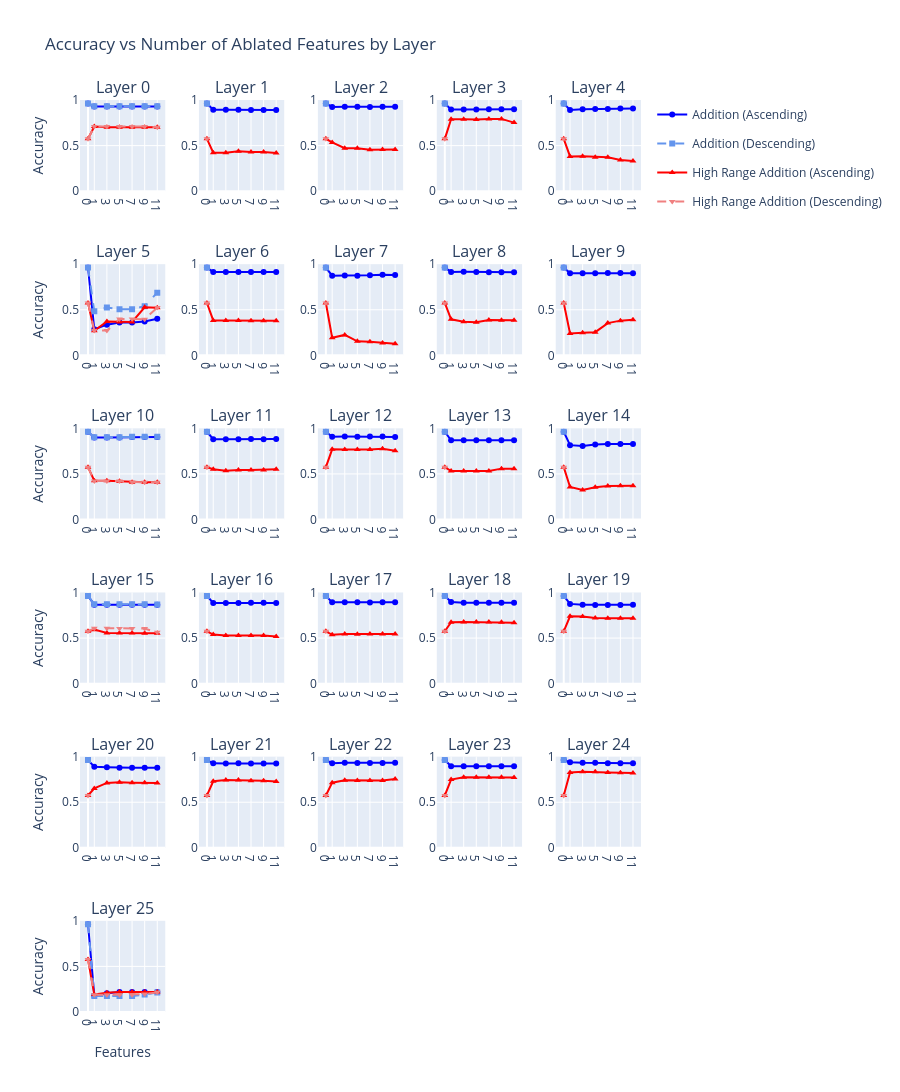

Notebook cell for this chart:
### Code cell
# TODO: DEBUG Descending analysis code, if there is an error, generate new results, resave results files, and uncomment/plot
# So far, I confirmed that operation features are picked in reverse order. but did not debug further. Further debugging likely not necessary.

addition_descending_config = { 
    ('addition', 'operation_ablation'): {'color': 'blue', 'linestyle': '-', 'marker': 'o', 'label': 'Addition (Ascending)', 
                                         'name': 'Addition (Ascending)', 'dash': 'solid', 'symbol': 'circle',
                                         'linewidth': 2.5, 'markersize': 8},
    ('addition_descending', 'operation_ablation'): {'color': 'cornflowerblue', 'linestyle': '--', 'marker': 's', 'label': 'Addition (Descending)',
                                    'name': 'Addition (Descending)', 'dash': 'dash', 'symbol': 'square',
                                    'linewidth': 2.5, 'markersize': 8},
    ('random_addition', 'operation_ablation'): {'color': 'red', 'linestyle': '-', 'marker': '^', 'label': 'High Range Addition (Ascending)',
                                                'name': 'High Range Addition (Ascending)', 'dash': 'solid', 'symbol': 'triangle-up',
                                                'linewidth': 2.5, 'markersize': 8},
    ('random_addition_descending', 'operation_ablation'): {'color': 'lightcoral', 'linestyle': '--', 'marker': 'v', 'label': 'High Range Addition (Descending)',
                                           'name': 'High Range Addition (Descending)', 'dash': 'dash', 'symbol': 'triangle-down',
                                           'linewidth': 2.5, 'markersize': 8}
}

# Generate the plots
# plot_accuracy_by_features_per_layer(accuracy_results, addition_descending_config, layers=[0, 5, 10, 15, 25])
# Generate the interactive plots
plot_accuracy_by_features_interactive(accuracy_results, addition_descending_config, add_features_dict=add_features_dict, sub_features_dict=sub_features_dict)

plot_individual_layer_plots(accuracy_results, addition_descending_config, layers=[0, 5, 10, 15, 25])
